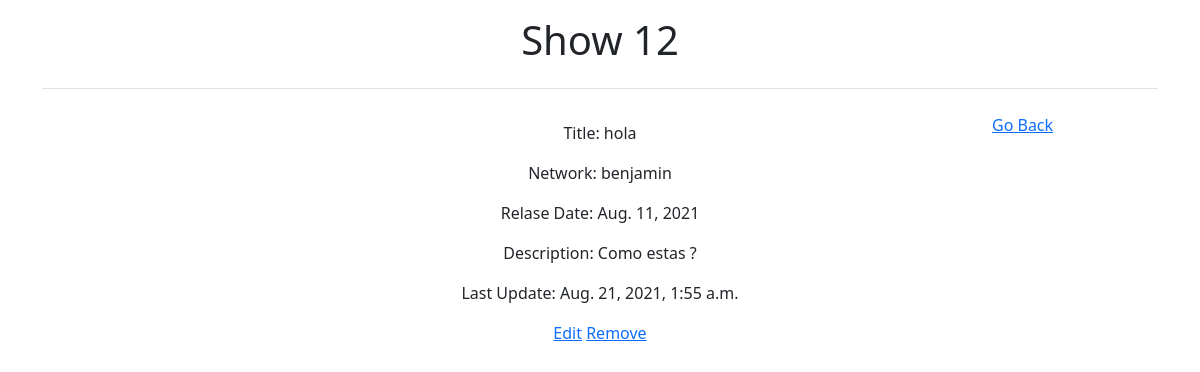
Screenshot of /shows/12/ with the database file from the repository.
### app/models.py (models this page shows, shortened)
class Show(models.Model):
    title = models.CharField(max_length=255)
    network= models.CharField(max_length=255)
    date= models.DateField()
    desc = models.CharField(max_length=255, default="")
    created_at = models.DateTimeField(auto_now_add=True)
    updated_at = models.DateTimeField(auto_now=True)

### app/views.py (the view)
# urls.py: path('shows/<int:num>/', views.detail),
def detail(request,num):
    context={
        "show": Show.objects.get(id=num),
    }
    return render (request, "detail.html", context)

### app/templates/detail.html (shortened to what this page needs)
<!DOCTYPE html>
<html lang="en">
<head>
    <link href="https://cdn.jsdelivr.net/npm/bootstrap@5.0.2/dist/css/bootstrap.min.css" rel="stylesheet">
</head>
<body>
    {% load static %}
    <div class="container">
        <header class="d-flex flex-wrap justify-content-center py-3 mb-4 border-bottom">
            <h1>Show {{show.id}}</h1>
        </header>
    </div>
    <div class="container">
        <div class="row">
            <div class="col-2"></div>
            <div class="col-8 text-center">
                <p>Title: {{show.title}}</p>
                <p>Network: {{show.network}}</p>
                <p>Relase Date: {{show.date}}</p>
                <p>Description: {{show.desc}}</p>
                <p>Last Update: {{show.updated_at}}</p>
                <a href="/shows/{{show.id}}/edit">Edit</a>
                <a href="destroy">Remove</a>
            </div>
            <div class="col-2">
                <a href="/shows/">Go Back</a>
            </div>
        </div>
    </div>
</body>
</html>

### rows the page displays
Show: id "12", title "hola", network "benjamin", date "Aug. 11, 2021", desc "Como estas ?", updated_at "Aug. 21, 2021, 1:55 a.m."
